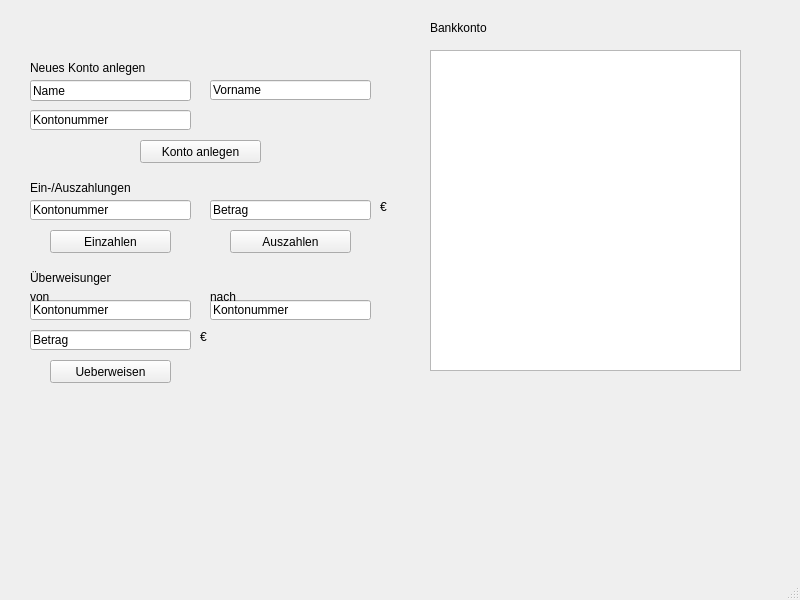
<?xml version="1.0" encoding="UTF-8"?>
<ui version="4.0">
 <class>MainWindow</class>
 <widget class="QMainWindow" name="MainWindow">
  <property name="geometry">
   <rect>
    <x>0</x>
    <y>0</y>
    <width>800</width>
    <height>600</height>
   </rect>
  </property>
  <property name="windowTitle">
   <string>MainWindow</string>
  </property>
  <widget class="QWidget" name="centralwidget">
   <widget class="QLineEdit" name="le_kontoName">
    <property name="geometry">
     <rect>
      <x>30</x>
      <y>80</y>
      <width>161</width>
      <height>21</height>
     </rect>
    </property>
    <property name="text">
     <string>Name</string>
    </property>
   </widget>
   <widget class="QLineEdit" name="le_kontoVorname">
    <property name="geometry">
     <rect>
      <x>210</x>
      <y>80</y>
      <width>161</width>
      <height>20</height>
     </rect>
    </property>
    <property name="text">
     <string>Vorname</string>
    </property>
   </widget>
   <widget class="QLabel" name="label">
    <property name="geometry">
     <rect>
      <x>30</x>
      <y>60</y>
      <width>171</width>
      <height>16</height>
     </rect>
    </property>
    <property name="text">
     <string>Neues Konto anlegen</string>
    </property>
   </widget>
   <widget class="QLineEdit" name="le_kontoKontoNr">
    <property name="geometry">
     <rect>
      <x>30</x>
      <y>110</y>
      <width>161</width>
      <height>20</height>
     </rect>
    </property>
    <property name="text">
     <string>Kontonummer</string>
    </property>
   </widget>
   <widget class="QPushButton" name="pb_kontoAnlegen">
    <property name="geometry">
     <rect>
      <x>140</x>
      <y>140</y>
      <width>121</width>
      <height>23</height>
     </rect>
    </property>
    <property name="text">
     <string>Konto anlegen</string>
    </property>
   </widget>
   <widget class="QLabel" name="label_2">
    <property name="geometry">
     <rect>
      <x>430</x>
      <y>20</y>
      <width>81</width>
      <height>16</height>
     </rect>
    </property>
    <property name="text">
     <string>Bankkonto</string>
    </property>
   </widget>
   <widget class="QLabel" name="label_3">
    <property name="geometry">
     <rect>
      <x>30</x>
      <y>180</y>
      <width>121</width>
      <height>16</height>
     </rect>
    </property>
    <property name="text">
     <string>Ein-/Auszahlungen</string>
    </property>
   </widget>
   <widget class="QLineEdit" name="le_eaKontoNr">
    <property name="geometry">
     <rect>
      <x>30</x>
      <y>200</y>
      <width>161</width>
      <height>20</height>
     </rect>
    </property>
    <property name="text">
     <string>Kontonummer</string>
    </property>
   </widget>
   <widget class="QLineEdit" name="le_eaBetrag">
    <property name="geometry">
     <rect>
      <x>210</x>
      <y>200</y>
      <width>161</width>
      <height>20</height>
     </rect>
    </property>
    <property name="text">
     <string>Betrag</string>
    </property>
   </widget>
   <widget class="QLabel" name="label_4">
    <property name="geometry">
     <rect>
      <x>380</x>
      <y>200</y>
      <width>47</width>
      <height>13</height>
     </rect>
    </property>
    <property name="text">
     <string>€</string>
    </property>
   </widget>
   <widget class="QPushButton" name="pb_einzahlen">
    <property name="geometry">
     <rect>
      <x>50</x>
      <y>230</y>
      <width>121</width>
      <height>23</height>
     </rect>
    </property>
    <property name="text">
     <string>Einzahlen</string>
    </property>
   </widget>
   <widget class="QPushButton" name="pb_auszahlen">
    <property name="geometry">
     <rect>
      <x>230</x>
      <y>230</y>
      <width>121</width>
      <height>23</height>
     </rect>
    </property>
    <property name="text">
     <string>Auszahlen</string>
    </property>
   </widget>
   <widget class="QLabel" name="label_5">
    <property name="geometry">
     <rect>
      <x>30</x>
      <y>270</y>
      <width>81</width>
      <height>16</height>
     </rect>
    </property>
    <property name="text">
     <string>Überweisungen</string>
    </property>
   </widget>
   <widget class="QLineEdit" name="le_uebKontoNr">
    <property name="geometry">
     <rect>
      <x>30</x>
      <y>300</y>
      <width>161</width>
      <height>20</height>
     </rect>
    </property>
    <property name="text">
     <string>Kontonummer</string>
    </property>
   </widget>
   <widget class="QLineEdit" name="le_uebZielKontoNr">
    <property name="geometry">
     <rect>
      <x>210</x>
      <y>300</y>
      <width>161</width>
      <height>20</height>
     </rect>
    </property>
    <property name="text">
     <string>Kontonummer</string>
    </property>
   </widget>
   <widget class="QLabel" name="label_6">
    <property name="geometry">
     <rect>
      <x>30</x>
      <y>290</y>
      <width>47</width>
      <height>13</height>
     </rect>
    </property>
    <property name="text">
     <string>von</string>
    </property>
   </widget>
   <widget class="QLabel" name="label_7">
    <property name="geometry">
     <rect>
      <x>210</x>
      <y>290</y>
      <width>47</width>
      <height>13</height>
     </rect>
    </property>
    <property name="text">
     <string>nach</string>
    </property>
   </widget>
   <widget class="QLineEdit" name="le_uebBetrag">
    <property name="geometry">
     <rect>
      <x>30</x>
      <y>330</y>
      <width>161</width>
      <height>20</height>
     </rect>
    </property>
    <property name="text">
     <string>Betrag</string>
    </property>
   </widget>
   <widget class="QLabel" name="label_8">
    <property name="geometry">
     <rect>
      <x>200</x>
      <y>330</y>
      <width>47</width>
      <height>13</height>
     </rect>
    </property>
    <property name="text">
     <string>€</string>
    </property>
   </widget>
   <widget class="QPushButton" name="pb_ueberweisen">
    <property name="geometry">
     <rect>
      <x>50</x>
      <y>360</y>
      <width>121</width>
      <height>23</height>
     </rect>
    </property>
    <property name="text">
     <string>Ueberweisen</string>
    </property>
   </widget>
   <widget class="QListWidget" name="listWidget">
    <property name="geometry">
     <rect>
      <x>430</x>
      <y>50</y>
      <width>311</width>
      <height>321</height>
     </rect>
    </property>
   </widget>
  </widget>
  <widget class="QMenuBar" name="menubar">
   <property name="geometry">
    <rect>
     <x>0</x>
     <y>0</y>
     <width>800</width>
     <height>20</height>
    </rect>
   </property>
  </widget>
  <widget class="QStatusBar" name="statusbar"/>
 </widget>
 <resources/>
 <connections/>
</ui>
